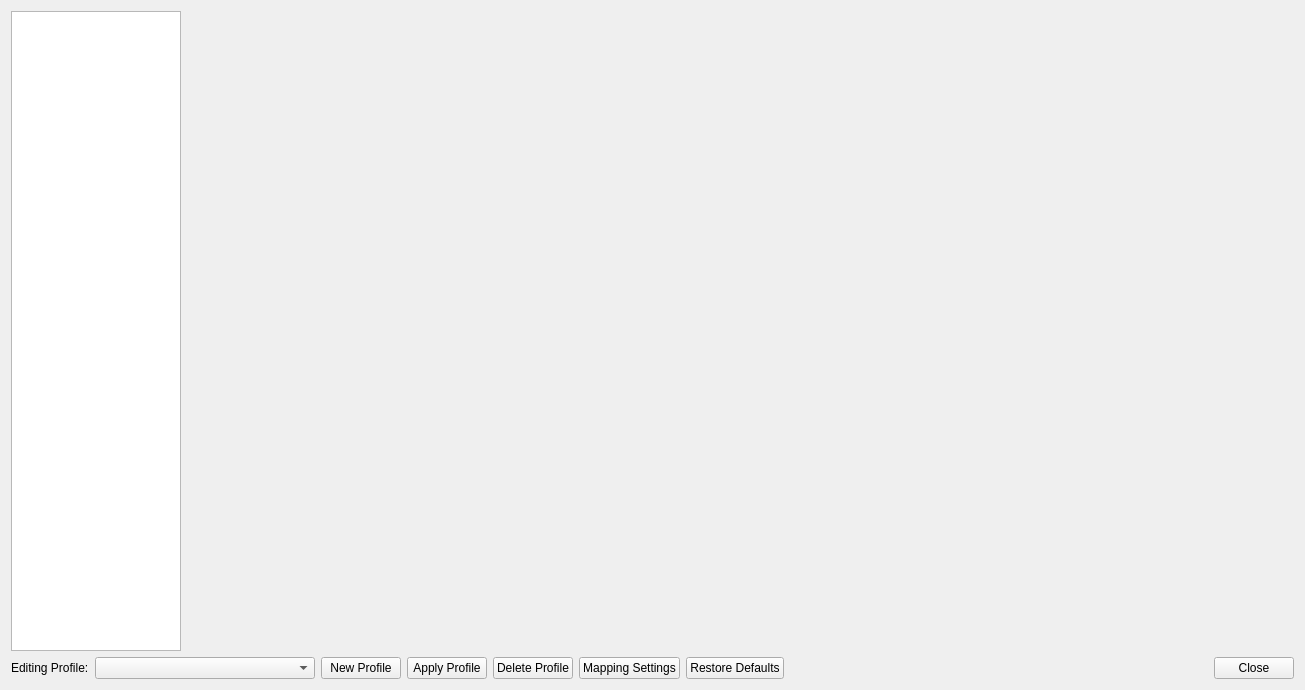
<?xml version="1.0" encoding="UTF-8"?>
<ui version="4.0">
 <class>ControllerSettingsWindow</class>
 <widget class="QWidget" name="ControllerSettingsWindow">
  <property name="geometry">
   <rect>
    <x>0</x>
    <y>0</y>
    <width>1305</width>
    <height>690</height>
   </rect>
  </property>
  <property name="sizePolicy">
   <sizepolicy hsizetype="Expanding" vsizetype="Expanding">
    <horstretch>0</horstretch>
    <verstretch>0</verstretch>
   </sizepolicy>
  </property>
  <property name="windowTitle">
   <string>PCSX2 Controller Settings</string>
  </property>
  <property name="windowIcon">
   <iconset>
    <normalon>:/icons/AppIcon64.png</normalon>
   </iconset>
  </property>
  <layout class="QGridLayout" name="gridLayout">
   <item row="0" column="0">
    <widget class="QListWidget" name="settingsCategory">
     <property name="sizePolicy">
      <sizepolicy hsizetype="Expanding" vsizetype="Expanding">
       <horstretch>0</horstretch>
       <verstretch>0</verstretch>
      </sizepolicy>
     </property>
     <property name="minimumSize">
      <size>
       <width>170</width>
       <height>0</height>
      </size>
     </property>
     <property name="maximumSize">
      <size>
       <width>170</width>
       <height>16777215</height>
      </size>
     </property>
     <property name="iconSize">
      <size>
       <width>32</width>
       <height>32</height>
      </size>
     </property>
    </widget>
   </item>
   <item row="0" column="1">
    <widget class="QStackedWidget" name="settingsContainer">
     <property name="minimumSize">
      <size>
       <width>1100</width>
       <height>620</height>
      </size>
     </property>
    </widget>
   </item>
   <item row="1" column="0" colspan="2">
    <layout class="QHBoxLayout" name="horizontalLayout_2">
     <item>
      <layout class="QHBoxLayout" name="horizontalLayout">
       <item>
        <widget class="QLabel" name="label">
         <property name="text">
          <string>Editing Profile:</string>
         </property>
        </widget>
       </item>
       <item>
        <widget class="QComboBox" name="currentProfile">
         <property name="sizePolicy">
          <sizepolicy hsizetype="Fixed" vsizetype="Fixed">
           <horstretch>0</horstretch>
           <verstretch>0</verstretch>
          </sizepolicy>
         </property>
         <property name="minimumSize">
          <size>
           <width>220</width>
           <height>0</height>
          </size>
         </property>
        </widget>
       </item>
       <item>
        <widget class="QPushButton" name="newProfile">
         <property name="text">
          <string>New Profile</string>
         </property>
         <property name="icon">
          <iconset theme="plus-line">
           <normaloff>.</normaloff>.</iconset>
         </property>
        </widget>
       </item>
       <item>
        <widget class="QPushButton" name="applyProfile">
         <property name="text">
          <string>Apply Profile</string>
         </property>
         <property name="icon">
          <iconset theme="folder-open-line">
           <normaloff>.</normaloff>.</iconset>
         </property>
        </widget>
       </item>
       <item>
        <widget class="QPushButton" name="deleteProfile">
         <property name="text">
          <string>Delete Profile</string>
         </property>
         <property name="icon">
          <iconset theme="minus-line">
           <normaloff>.</normaloff>.</iconset>
         </property>
        </widget>
       </item>
       <item>
        <widget class="QPushButton" name="mappingSettings">
         <property name="text">
          <string>Mapping Settings</string>
         </property>
         <property name="icon">
          <iconset theme="settings-3-line">
           <normaloff>.</normaloff>.</iconset>
         </property>
        </widget>
       </item>
       <item>
        <widget class="QPushButton" name="restoreDefaults">
         <property name="text">
          <string>Restore Defaults</string>
         </property>
         <property name="icon">
          <iconset theme="restart-line">
           <normaloff>.</normaloff>.</iconset>
         </property>
        </widget>
       </item>
      </layout>
     </item>
     <item>
      <widget class="QDialogButtonBox" name="buttonBox">
       <property name="standardButtons">
        <set>QDialogButtonBox::Close</set>
       </property>
      </widget>
     </item>
    </layout>
   </item>
  </layout>
 </widget>
 <resources>
  <include location="../resources/resources.qrc"/>
 </resources>
 <connections/>
</ui>
